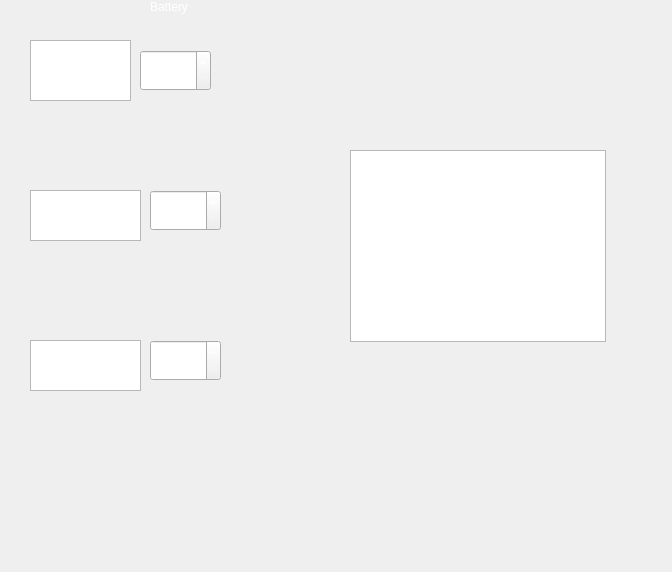
<?xml version="1.0" encoding="UTF-8"?>
<ui version="4.0">
 <class>BatteryUi</class>
 <widget class="QWidget" name="BatteryUi">
  <property name="geometry">
   <rect>
    <x>0</x>
    <y>0</y>
    <width>672</width>
    <height>572</height>
   </rect>
  </property>
  <property name="windowTitle">
   <string>Form</string>
  </property>
  <property name="styleSheet">
   <string notr="true">QWidget{

color: rgb(255,255,255);
background-color: qlineargradient(x1: 0, y1: 0, x2: 0, y2: 1,
                                      stop: 0 rgb(100,100,100), stop: 1 rgb(100,100,100));
}
</string>
  </property>
  <widget class="QLabel" name="title">
   <property name="geometry">
    <rect>
     <x>150</x>
     <y>0</y>
     <width>59</width>
     <height>14</height>
    </rect>
   </property>
   <property name="text">
    <string>Battery</string>
   </property>
  </widget>
  <widget class="QListWidget" name="listWidget">
   <property name="geometry">
    <rect>
     <x>350</x>
     <y>150</y>
     <width>256</width>
     <height>192</height>
    </rect>
   </property>
   <item>
    <property name="text">
     <string>Charging Cell Voltage Error</string>
    </property>
   </item>
   <item>
    <property name="text">
     <string>Cell Temp Margin</string>
    </property>
   </item>
   <item>
    <property name="text">
     <string>Discharging Cell Voltage Error</string>
    </property>
   </item>
  </widget>
  <widget class="QTextEdit" name="TotalPackCapacity">
   <property name="geometry">
    <rect>
     <x>30</x>
     <y>40</y>
     <width>101</width>
     <height>61</height>
    </rect>
   </property>
   <property name="html">
    <string>&lt;!DOCTYPE HTML PUBLIC &quot;-//W3C//DTD HTML 4.0//EN&quot; &quot;http://www.w3.org/TR/REC-html40/strict.dtd&quot;&gt;
&lt;html&gt;&lt;head&gt;&lt;meta name=&quot;qrichtext&quot; content=&quot;1&quot; /&gt;&lt;style type=&quot;text/css&quot;&gt;
p, li { white-space: pre-wrap; }
&lt;/style&gt;&lt;/head&gt;&lt;body style=&quot; font-family:'Noto Sans'; font-size:9pt; font-weight:400; font-style:normal;&quot;&gt;
&lt;p style=&quot; margin-top:0px; margin-bottom:0px; margin-left:0px; margin-right:0px; -qt-block-indent:0; text-indent:0px;&quot;&gt;&lt;span style=&quot; font-size:12pt;&quot;&gt;Total Pack Capacity&lt;/span&gt;&lt;/p&gt;&lt;/body&gt;&lt;/html&gt;</string>
   </property>
  </widget>
  <widget class="QTextEdit" name="textEdit">
   <property name="geometry">
    <rect>
     <x>30</x>
     <y>190</y>
     <width>111</width>
     <height>51</height>
    </rect>
   </property>
   <property name="html">
    <string>&lt;!DOCTYPE HTML PUBLIC &quot;-//W3C//DTD HTML 4.0//EN&quot; &quot;http://www.w3.org/TR/REC-html40/strict.dtd&quot;&gt;
&lt;html&gt;&lt;head&gt;&lt;meta name=&quot;qrichtext&quot; content=&quot;1&quot; /&gt;&lt;style type=&quot;text/css&quot;&gt;
p, li { white-space: pre-wrap; }
&lt;/style&gt;&lt;/head&gt;&lt;body style=&quot; font-family:'Noto Sans'; font-size:9pt; font-weight:400; font-style:normal;&quot;&gt;
&lt;p style=&quot; margin-top:0px; margin-bottom:0px; margin-left:0px; margin-right:0px; -qt-block-indent:0; text-indent:0px;&quot;&gt;&lt;span style=&quot; font-size:11pt;&quot;&gt;Pack SOC Amp Hours&lt;/span&gt;&lt;/p&gt;&lt;/body&gt;&lt;/html&gt;</string>
   </property>
  </widget>
  <widget class="QTextEdit" name="textEdit_2">
   <property name="geometry">
    <rect>
     <x>30</x>
     <y>340</y>
     <width>111</width>
     <height>51</height>
    </rect>
   </property>
   <property name="html">
    <string>&lt;!DOCTYPE HTML PUBLIC &quot;-//W3C//DTD HTML 4.0//EN&quot; &quot;http://www.w3.org/TR/REC-html40/strict.dtd&quot;&gt;
&lt;html&gt;&lt;head&gt;&lt;meta name=&quot;qrichtext&quot; content=&quot;1&quot; /&gt;&lt;style type=&quot;text/css&quot;&gt;
p, li { white-space: pre-wrap; }
&lt;/style&gt;&lt;/head&gt;&lt;body style=&quot; font-family:'Noto Sans'; font-size:9pt; font-weight:400; font-style:normal;&quot;&gt;
&lt;p style=&quot; margin-top:0px; margin-bottom:0px; margin-left:0px; margin-right:0px; -qt-block-indent:0; text-indent:0px;&quot;&gt;&lt;span style=&quot; font-size:11pt;&quot;&gt;Pack Balance Amp Hours&lt;/span&gt;&lt;/p&gt;&lt;/body&gt;&lt;/html&gt;</string>
   </property>
  </widget>
  <widget class="QSpinBox" name="spinBox">
   <property name="geometry">
    <rect>
     <x>140</x>
     <y>50</y>
     <width>71</width>
     <height>41</height>
    </rect>
   </property>
  </widget>
  <widget class="QSpinBox" name="spinBox_2">
   <property name="geometry">
    <rect>
     <x>150</x>
     <y>190</y>
     <width>71</width>
     <height>41</height>
    </rect>
   </property>
  </widget>
  <widget class="QSpinBox" name="spinBox_3">
   <property name="geometry">
    <rect>
     <x>150</x>
     <y>340</y>
     <width>71</width>
     <height>41</height>
    </rect>
   </property>
  </widget>
 </widget>
 <resources/>
 <connections/>
</ui>
